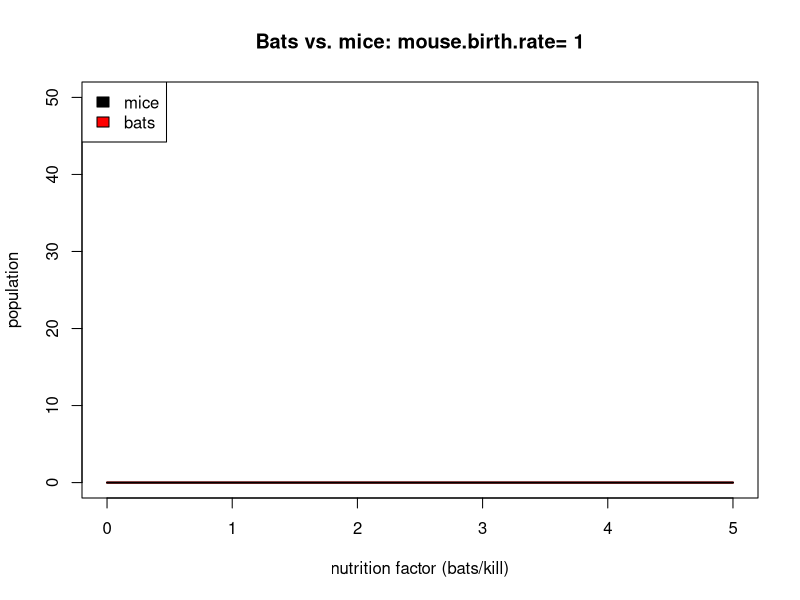
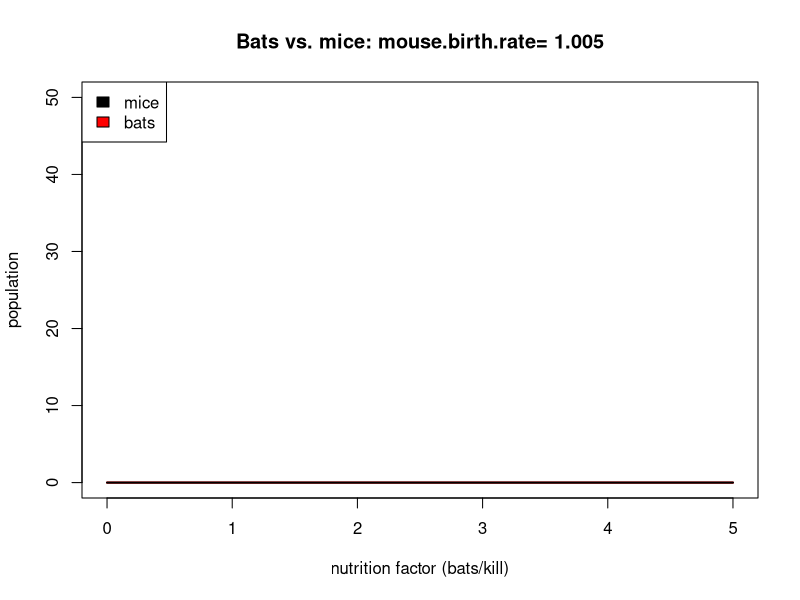
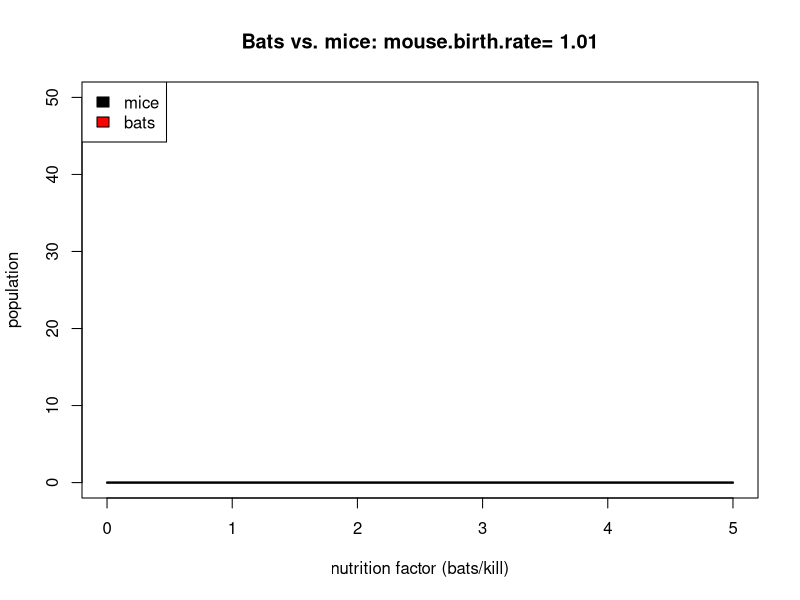
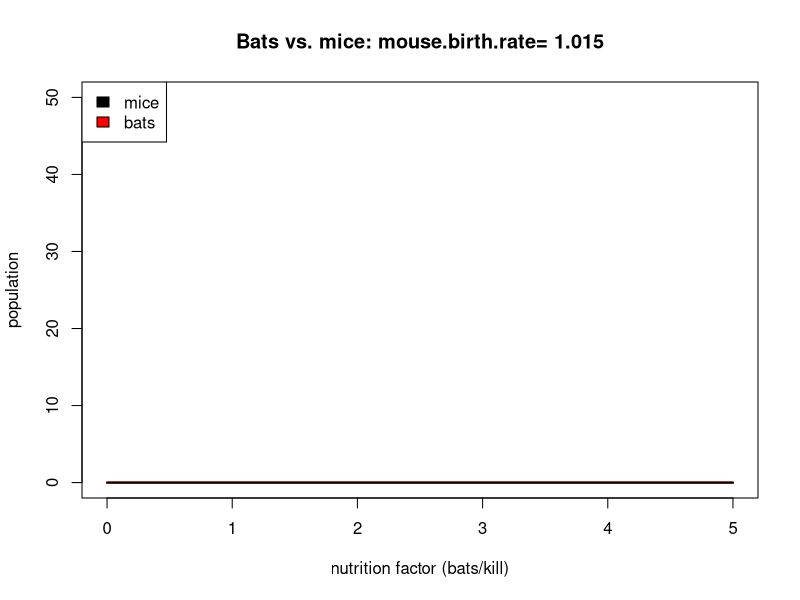
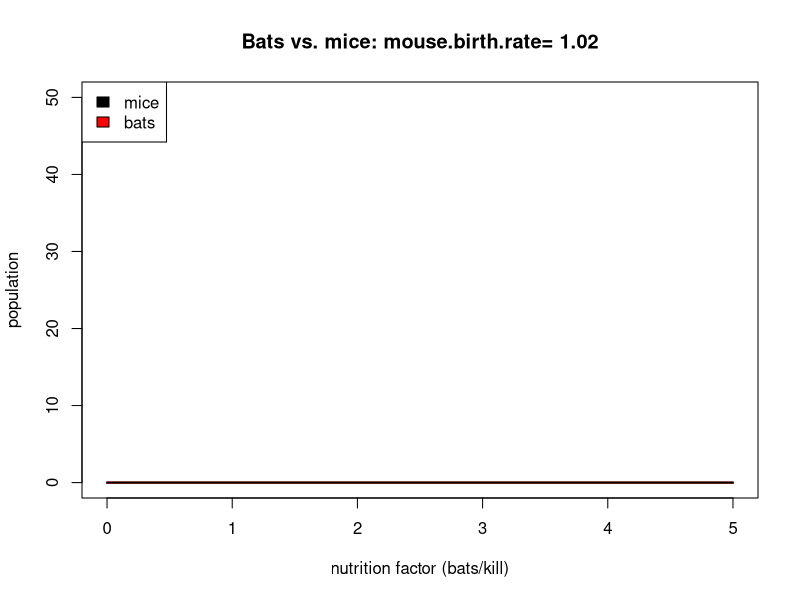
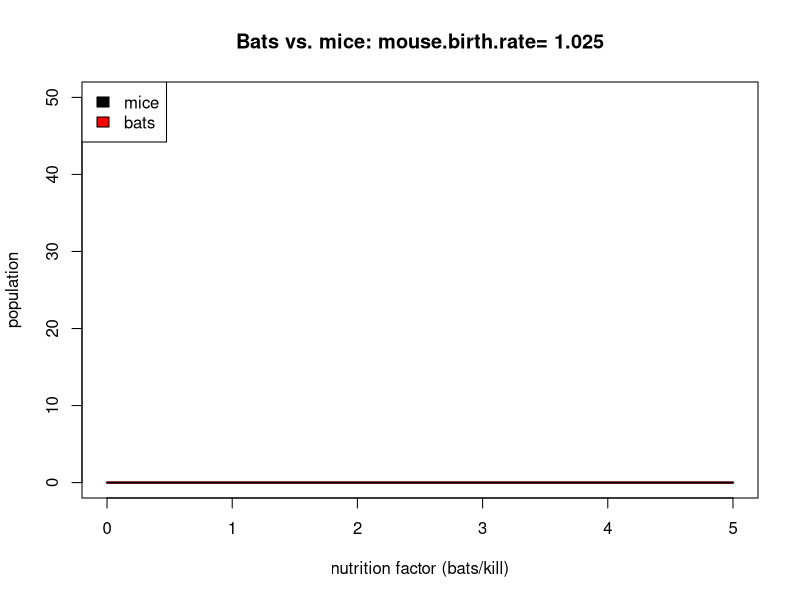
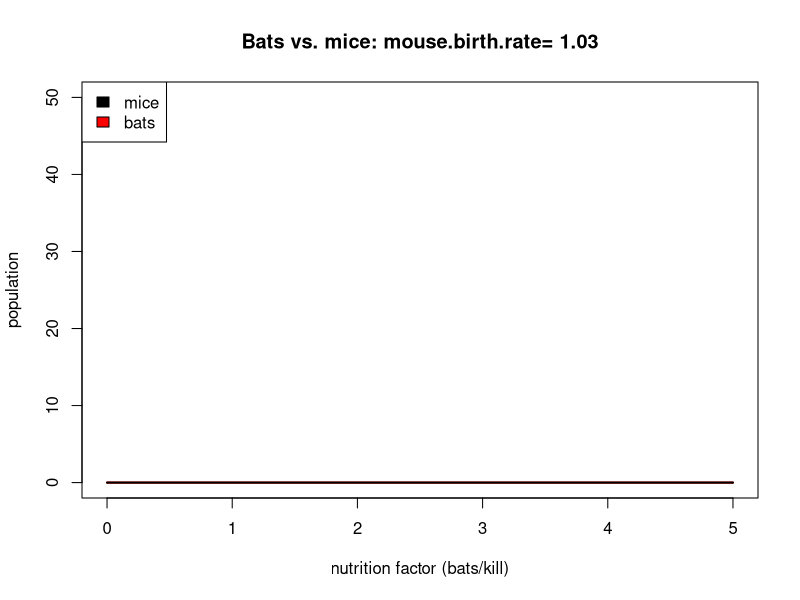
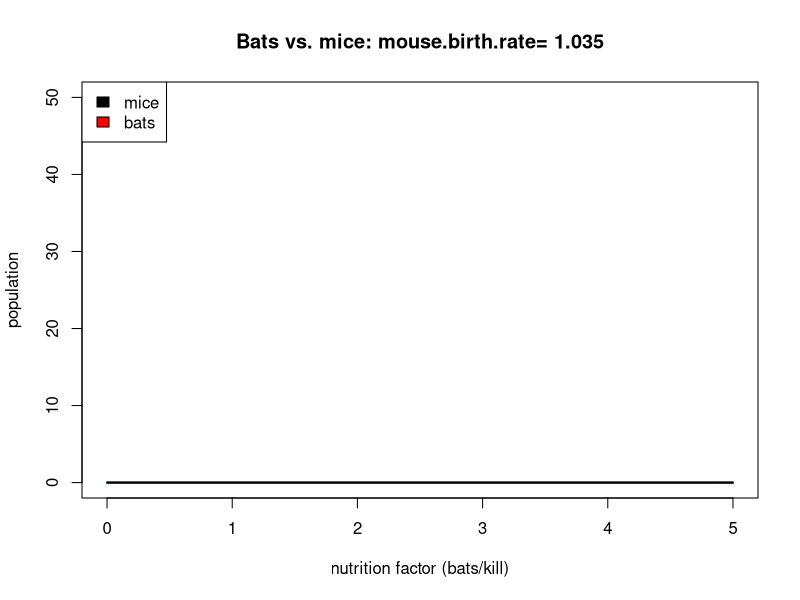

Reproduce these figures in R, in order.
library(doParallel)
registerDoParallel(5)

force.regenerate.results <- FALSE
time.delay.animation <- .1         # seconds

# Set up time. (delta.t and time vector).
delta.t <- 1/30 # months
time <- seq(0,240,delta.t)

# itot() and ttoi() functions (if desired).
itot <- function(i) (i-1)*delta.t + 0
ttoi <- function(t) (t-0)/delta.t + 1

# Simulation parameters (inputs).
bat.birth.rate <- 1.2    # (bats/month)/bat
bat.death.rate <- 1.5    # (bats/month)/bat
mouse.birth.rate <- 1.2  # (mice/month)/mouse
mouse.death.rate <- 1.1  # (mice/month)/mouse
nutrition.factor <- 2    # bats/kill
kill.ratio <- 0.05       # kills/encounter
encounter.freq <- .02    # (encounters/month)/bat*mouse
mice.per.kill <- 1       # mice/kill

# Stocks. (Create a vector and an initial condition for each.)
M <- vector(length=length(time))
M[1] <- 200
B <- vector(length=length(time))
B[1] <- 15

# Simulation loop. Only generate these time-consuming results if have to or
# we're explicitly instructed to.
if (!exists("grand.results")  ||  force.regenerate.results) {
  
  # Remember what time this started, just so we can brag about our performance
  # by running in parallel.
  first <- proc.time()
  
  grand.results <- 
    foreach (mouse.birth.rate = seq(1,2,.005), .combine=rbind) %dopar% {
      
      one.birth.rate.results <- data.frame()
      for (nutrition.factor in seq(0,5,.1)) {
        for (i in 2:length(time)) {
          
          mouse.births <- mouse.birth.rate * M[i-1]
          bat.births <- bat.birth.rate * B[i-1]
          
          encounter.rate <- encounter.freq * M[i-1] * B[i-1] # enc/month
          kill.rate <- kill.ratio * encounter.rate           # kill/month
          
          bat.deaths <- bat.death.rate * B[i-1] - 
            nutrition.factor * kill.rate
          mouse.deaths <- mouse.death.rate * M[i-1] + 
            kill.rate * mice.per.kill
          
          M.prime <- mouse.births - mouse.deaths
          B.prime <- bat.births - bat.deaths
          
          M[i] <- M[i-1] + M.prime * delta.t
          B[i] <- B[i-1] + B.prime * delta.t
        }
        one.birth.rate.results <- rbind(one.birth.rate.results, 
                                        data.frame(mouse.birth.rate=mouse.birth.rate,
                                                   nutrition.factor=nutrition.factor,
                                                   min.bats=min(B),
                                                   min.mice=min(M)))
      }
      return(one.birth.rate.results)
    }
  
  # Print the elapsed time (current time minus what it was when we started).
  print(proc.time() - first)
}

# (Relabel data frame rows because it's just too annoying otherwise.)
rownames(grand.results) <- 1:nrow(grand.results)


# Plot as an animation. Each frame of the animation corresponds to a
# particular value of mouse.birth.rate, and plots nutrition.factor vs. our two
# population minima (mice, and bats).
for (mouse.birth.rate in unique(grand.results$mouse.birth.rate)) {
  
  # Get just the results for the current mouse.birth.rate.
  the.results <- 
    grand.results[grand.results$mouse.birth.rate == mouse.birth.rate,]
  
  # Plot our two dependent variables (simulation outputs) versus our
  # simulation parameter (simulation input). Use a constant ylim so the axes
  # scales don't change from frame to frame, which would confuse us.
  plot(the.results$nutrition.factor,the.results$min.bats,type="l",
       col="red",lwd=2,
       ylim=c(0,50), xlab="nutrition factor (bats/kill)", ylab="population",
       main=paste("Bats vs. mice: mouse.birth.rate=",mouse.birth.rate))
  lines(the.results$nutrition.factor,the.results$min.mice,col="black",
        lwd=2)
  legend("topleft",fill=c("black","red"),legend=c("mice","bats"))
  
  # Delay between animation frames.
  Sys.sleep(time.delay.animation)
}
